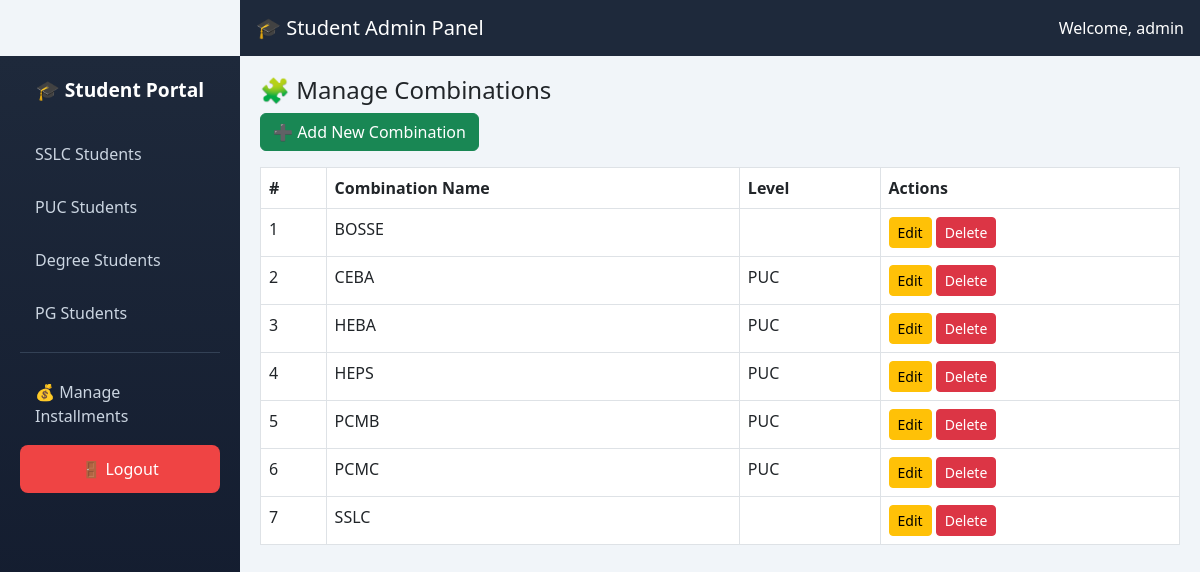
Screenshot of /combinations/manage_combinations.php (signed in) with the database file from the repository.
### tables this page shows
CREATE TABLE IF NOT EXISTS combinations (
  id INT AUTO_INCREMENT PRIMARY KEY,
  combination_name VARCHAR(100) NOT NULL,
  level VARCHAR(20) DEFAULT ''
);

### includes/functions.php (called while the page is built, shortened)
<?php
function e($v) {
    return htmlspecialchars((string)($v ?? ''), ENT_QUOTES, 'UTF-8');
}

### combinations/manage_combinations.php (the view, shortened to what this page needs)
<?php
require_once __DIR__ . '/../includes/functions.php';
include __DIR__ . '/../includes/header.php';
include __DIR__ . '/../includes/sidebar.php';
$result = $conn->query("SELECT * FROM combinations ORDER BY combination_name ASC");
?>
<div class="main-content">
<h4>🧩 Manage Combinations</h4>
<a href="add_combination.php" class="btn btn-success mb-3">➕ Add New Combination</a>
<table class="table table-bordered">
<thead>
<tr>
    <th>#</th>
    <th>Combination Name</th>
    <th>Level</th>
    <th>Actions</th>
</tr>
</thead>
<tbody>
<?php $i = 1; while ($row = $result->fetch_assoc()): ?>
<tr>
    <td><?= $i++ ?></td>
    <td><?= e($row['combination_name']) ?></td>
    <td><?= e($row['level']) ?></td>
    <td>
        <a href="edit_combination.php?id=<?= $row['id'] ?>" class="btn btn-warning btn-sm">Edit</a>
        <a href="?delete=<?= $row['id'] ?>" class="btn btn-danger btn-sm" onclick="return confirm('Are you sure to delete this combination?')">Delete</a>
    </td>
</tr>
<?php endwhile; ?>
</tbody>
</table>
</div>
<?php include __DIR__ . '/../includes/footer.php'; ?>

### includes/header.php (style rules this page uses)
body { margin:0; background:#f1f5f9; font-family: 'Segoe UI', sans-serif; }
.main-content { margin-left:240px; padding:20px; }

### rows the page displays
combinations: combination_name "BOSSE"
combinations: combination_name "CEBA", level "PUC"
combinations: combination_name "HEBA", level "PUC"
combinations: combination_name "HEPS", level "PUC"
combinations: combination_name "PCMB", level "PUC"
combinations: combination_name "PCMC", level "PUC"
combinations: combination_name "SSLC"

### other values shown
$_SESSION['admin'] "admin"
